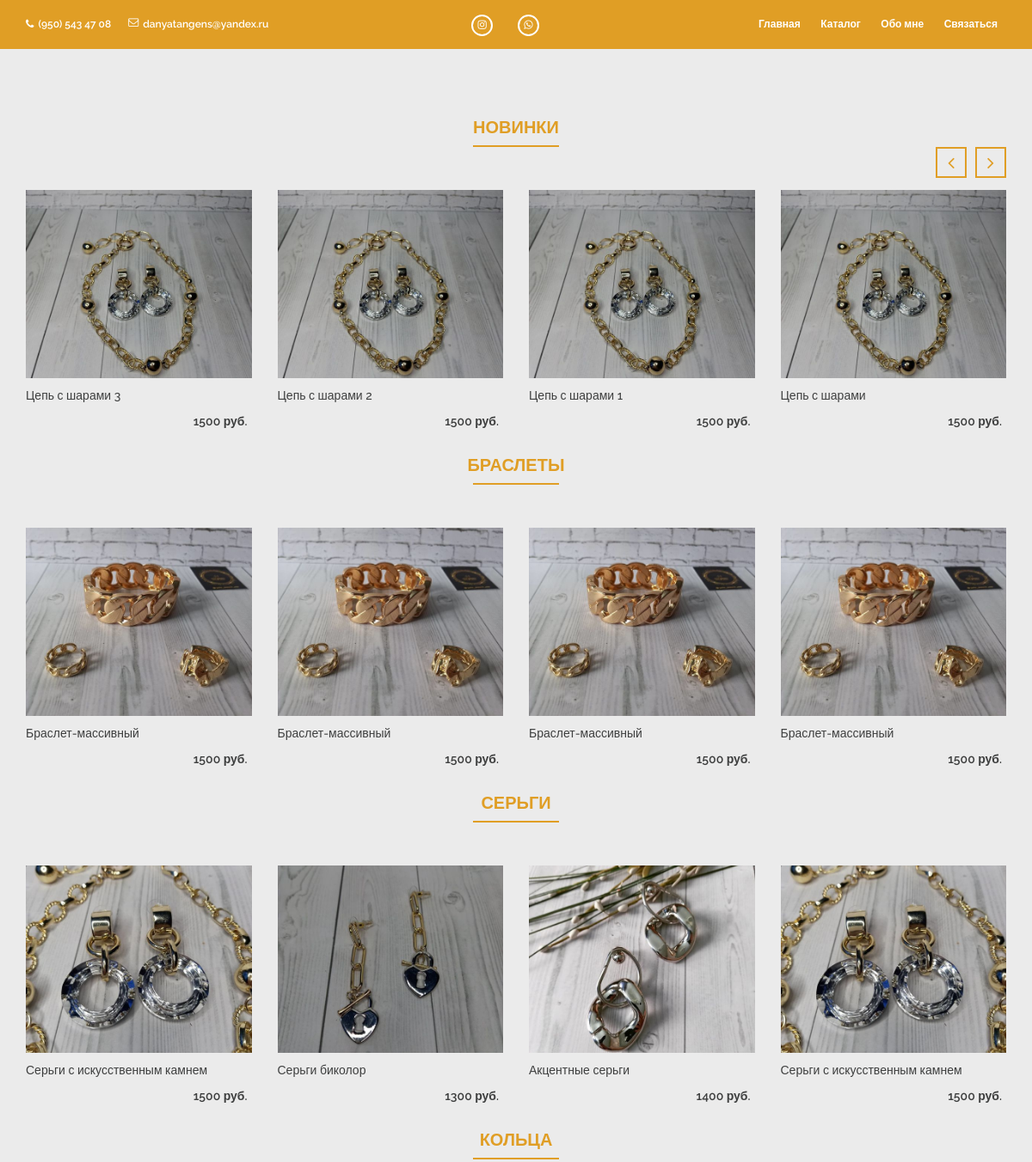
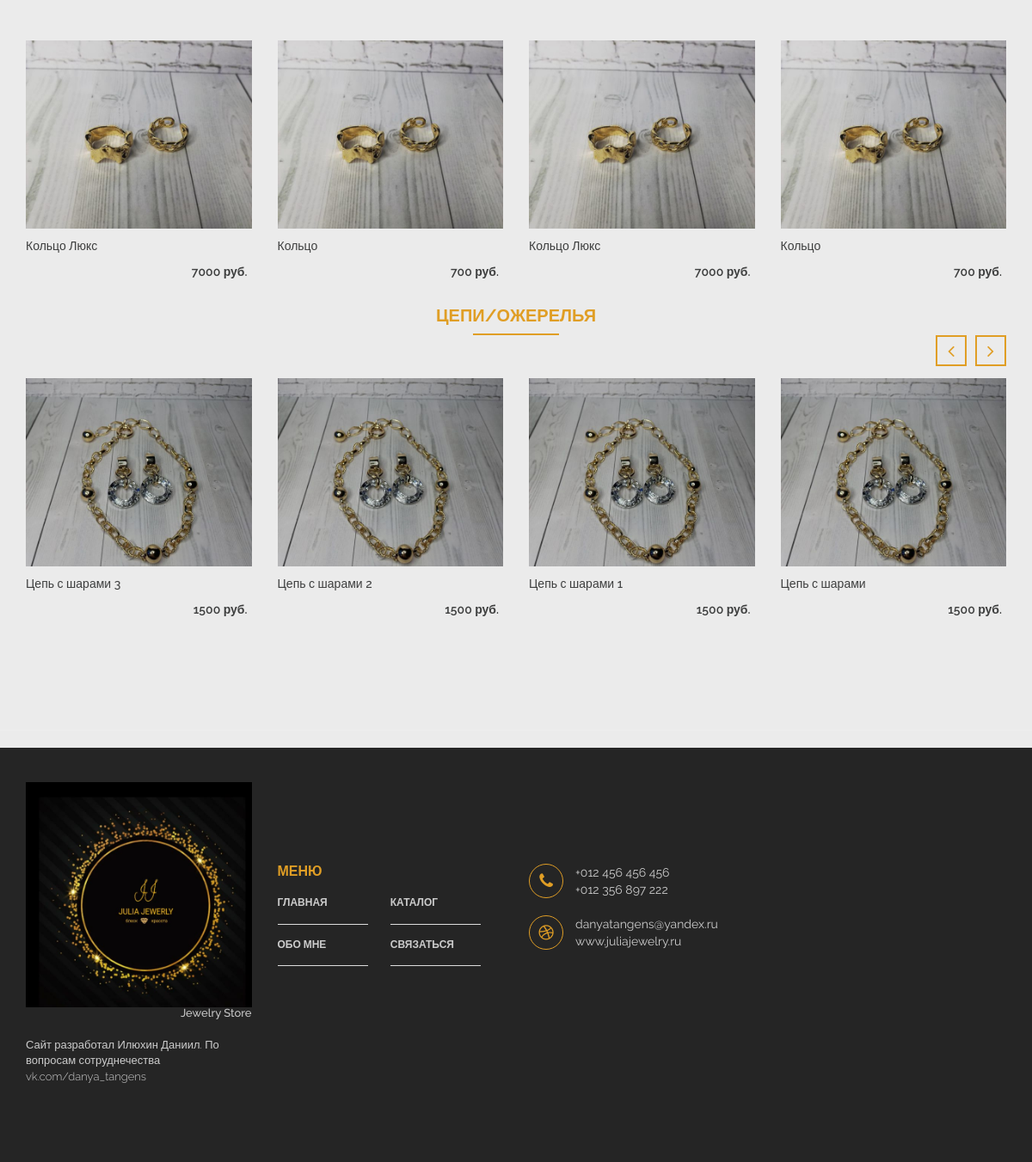
The page / on the database its author committed (2 pictures, top to bottom).
### tables this page shows
CREATE TABLE `products` (
  `id` int(11) NOT NULL,
  `name` text NOT NULL,
  `description` text NOT NULL,
  `price` decimal(10,0) NOT NULL,
  `category` int(11) NOT NULL
);

### application/controllers/MainController.php (called while the page is built, shortened)
<?php
class MainController extends Controller {
	public function indexAction() {
		$vars = [
			'list' => $this->model->productsList($this->route),
			'bracelets' => $this->model->categoryList($this->route, 1),
			'earrings' => $this->model->categoryList($this->route, 2),
			'rings' => $this->model->categoryList($this->route, 3),
			'necklaces' => $this->model->categoryList($this->route, 4),
		];
		$this->view->render('Главная страница', $vars);
	}
}

### index.php (called while the page is built, shortened)
<?php
spl_autoload_register(function($class) {
    $path = str_replace('\\', '/', $class.'.php');
});
$router = new Router;
$router->run();

### application/lib/Db.php (called while the page is built, shortened)
<?php
class Db {
	protected $db;
	public function __construct() {
		$config = require 'application/config/db.php';
		$this->db = new PDO('mysql:host='.$config['host'].';dbname='.$config['name'].'', $config['user'], $config['password']);
	}
	public function query($sql, $params = []) {
		$stmt = $this->db->prepare($sql);
		if (!empty($params)) {
			foreach ($params as $key => $val) {
				if (is_int($val)) {
					$type = PDO::PARAM_INT;
				} else {
					$type = PDO::PARAM_STR;
				}
				$stmt->bindValue(':'.$key, $val, $type);
			}
		}
		$stmt->execute();
		return $stmt;
	}
	public function row($sql, $params = []) {
		$result = $this->query($sql, $params);
		return $result->fetchAll(PDO::FETCH_ASSOC);
	}
}

### application/config/db.php (called while the page is built)
<?php
return [
	'host' => 'localhost',
	'name' => 'juliajewerli_db',
	'user' => 'root',
	'password' => 'root',
];

### application/models/Main.php (called while the page is built, shortened)
<?php
class Main extends Model {
	public function productsList($route) {
		$max = 5;
		$params = [
			'max' => $max,
			'start' => ((($route['page'] ?? 1) - 1) * $max),
		];
		return $this->db->row('SELECT * FROM products ORDER BY id DESC LIMIT :start, :max', $params);
	}
	public function categoryList($route, $category) {
		$max = 5;
		$params = [
			'max' => $max,
			'start' => ((($route['page'] ?? 1) - 1) * $max),
			'category' => $category,
		];
		return $this->db->row('SELECT * FROM products WHERE category = :category ORDER BY id DESC LIMIT :start, :max', $params);
	}
}

### application/core/Controller.php (called while the page is built, shortened)
<?php
abstract class Controller {
	public function __construct($route) {
		$this->route = $route;
		$this->model = $this->loadModel($route['controller']);
	}
	public function loadModel($name) {
		$path = 'application\models\\'.ucfirst($name);
		if (class_exists($path)) {
			return new $path;
		}
	}
}

### application/core/Model.php (called while the page is built, shortened)
<?php
abstract class Model {
	public function __construct() {
		$this->db = new Db;
	}
}

### application/views/main/index.php (the view)
<div class="featured-product section fix">
	<div class="container">
		<div class="row">
			<div class="section-title">
				<h2>Новинки</h2>
				<div class="underline"></div>
			</div>
			<?php if (empty($list)): ?>
                <p>Ни одного товара нет</p>
            <?php else: ?>
				<div class="col-sm-12">
					<div class="feature-pro-slider owl-carousel">
						<?php foreach ($list as $val): ?>
								<div class="product-item fix">
									<div class="product-img-hover">
										<a href="/post/<?php echo $val['id']; ?>" class="pro-image fix"><img src="/public/materials/<?php echo $val['id']; ?>.jpg" alt="featured" /></a>
									</div>
									<div class="pro-name-price-ratting">
										<div class="pro-name">
											<a href="/post/<?php echo $val['id']; ?>"><?php echo htmlspecialchars($val['name'], ENT_QUOTES); ?></a>
										</div>
										<div class="pro-price fix">
											<p><span class="new"><?php echo htmlspecialchars($val['price'], ENT_QUOTES); ?> руб.</span></p>
										</div>
									</div>
								</div>
							<?php endforeach; ?>
					</div>
				</div>
			<?php endif; ?>
			<div class="section-title">
				<h2>Браслеты</h2>
				<div class="underline"></div>
			</div>
			<?php if (empty($bracelets)): ?>
                <p>Пока товаров в категории "Браслеты" не имеются.</p>
            <?php else: ?>
				<div class="col-sm-12">
					<div class="feature-pro-slider owl-carousel">
						<?php foreach ($bracelets as $val): ?>
								<div class="product-item fix">
									<div class="product-img-hover">
										<a href="/post/<?php echo $val['id']; ?>" class="pro-image fix"><img src="/public/materials/<?php echo $val['id']; ?>.jpg" alt="featured" /></a>
									</div>
									<div class="pro-name-price-ratting">
										<div class="pro-name">
											<a href="/post/<?php echo $val['id']; ?>"><?php echo htmlspecialchars($val['name'], ENT_QUOTES); ?></a>
										</div>
										<div class="pro-price fix">
											<p><span class="new"><?php echo htmlspecialchars($val['price'], ENT_QUOTES); ?> руб.</span></p>
										</div>
									</div>
								</div>
							<?php endforeach; ?>
					</div>
				</div>
			<?php endif; ?>
			<div class="section-title">
				<h2>Серьги</h2>
				<div class="underline"></div>
			</div>
			<?php if (empty($earrings)): ?>
                <p>Пока товаров в категории "Серьги" не имеются.</p>
            <?php else: ?>
				<div class="col-sm-12">
					<div class="feature-pro-slider owl-carousel">
						<?php foreach ($earrings as $val): ?>
								<div class="product-item fix">
									<div class="product-img-hover">
										<a href="/post/<?php echo $val['id']; ?>" class="pro-image fix"><img src="/public/materials/<?php echo $val['id']; ?>.jpg" alt="featured" /></a>
									</div>
									<div class="pro-name-price-ratting">
										<div class="pro-name">
											<a href="/post/<?php echo $val['id']; ?>"><?php echo htmlspecialchars($val['name'], ENT_QUOTES); ?></a>
										</div>
										<div class="pro-price fix">
											<p><span class="new"><?php echo htmlspecialchars($val['price'], ENT_QUOTES); ?> руб.</span></p>
										</div>
									</div>
								</div>
							<?php endforeach; ?>
					</div>
				</div>
			<?php endif; ?>
			<div class="section-title">
				<h2>Кольца</h2>
				<div class="underline"></div>
			</div>
			<?php if (empty($rings)): ?>
                <p>Пока товаров в категории "Кольца" не имеются.</p>
            <?php else: ?>
				<div class="col-sm-12">
					<div class="feature-pro-slider owl-carousel">
						<?php foreach ($rings as $val): ?>
								<div class="product-item fix">
									<div class="product-img-hover">
										<a href="/post/<?php echo $val['id']; ?>" class="pro-image fix"><img src="/public/materials/<?php echo $val['id']; ?>.jpg" alt="featured" /></a>
									</div>
									<div class="pro-name-price-ratting">
										<div class="pro-name">
											<a href="/post/<?php echo $val['id']; ?>"><?php echo htmlspecialchars($val['name'], ENT_QUOTES); ?></a>
										</div>
										<div class="pro-price fix">
											<p><span class="new"><?php echo htmlspecialchars($val['price'], ENT_QUOTES); ?> руб.</span></p>
										</div>
									</div>
								</div>
							<?php endforeach; ?>
					</div>
				</div>
			<?php endif; ?>
			<div class="section-title">
				<h2>Цепи/ожерелья</h2>
				<div class="underline"></div>
			</div>
			<?php if (empty($necklaces)): ?>
                <p>Пока товаров в категории "Цепи/ожерелья" не имеются.</p>
            <?php else: ?>
				<div class="col-sm-12">
					<div class="feature-pro-slider owl-carousel">
						<?php foreach ($necklaces as $val): ?>
								<div class="product-item fix">
									<div class="product-img-hover">
										<a href="/post/<?php echo $val['id']; ?>" class="pro-image fix"><img src="/public/materials/<?php echo $val['id']; ?>.jpg" alt="featured" /></a>
									</div>
									<div class="pro-name-price-ratting">
										<div class="pro-name">
											<a href="/post/<?php echo $val['id']; ?>"><?php echo htmlspecialchars($val['name'], ENT_QUOTES); ?></a>
										</div>
										<div class="pro-price fix">
											<p><span class="new"><?php echo htmlspecialchars($val['price'], ENT_QUOTES); ?> руб.</span></p>
										</div>
									</div>
								</div>
							<?php endforeach; ?>
					</div>
				</div>
            <?php endif; ?>
		</div>
	</div>
</div>

### rows shown on the page
products: name "Цепь с шарами 3", price "1500"
products: name "Цепь с шарами 2", price "1500"
products: name "Цепь с шарами 1", price "1500"
products: name "Цепь с шарами", price "1500"
products: name "Браслет-массивный", price "1500"
products: shows a picture, name "Серьги с искусственным камнем", price "1500"
products: shows a picture, name "Серьги биколор", price "1300"
products: shows a picture, name "Акцентные серьги", price "1400"
products: name "Кольцо Люкс", price "7000"
products: name "Кольцо", price "700"
